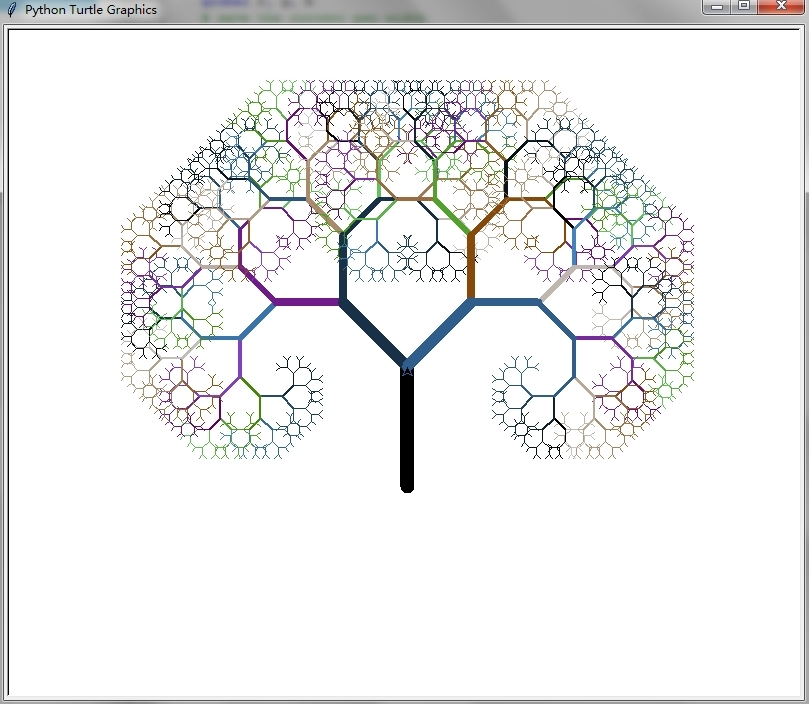

The Python source for this figure:
# 分形几何树
from turtle import *

# 设置色彩模式是RGB
colormode(255)

lt(90)

lv=14
l=120
s=45

width(lv)

# 初始化RGB颜色
r=0
g=0
b=0
pencolor(r,g,b)

penup()
bk(l)
pendown()
fd(l)

def draw_tree(l,level):
    global r,g,b
    # 保存当前笔刷宽度
    w=width()

    # narrow笔刷宽度
    width(w*3.0/4.0)
    r=r+1
    g=g+2
    b=b+3
    pencolor(r%200,g%200,b%200)

    l=3.0/4.0*l

    lt(s)
    fd(l)

    if level<lv:
        draw_tree(l,level+1)
    bk(l)
    rt(2*s)
    fd(l)

    if level<lv:
        draw_tree(l,level+1)
    bk(l)
    lt(s)

    # 保存之前笔刷宽度
    width(w)

speed("fastest")

# draw_tree(l,level),level默认为6,数字越大分形越简单
# fractal_geometry_tree.jpg,level为4
draw_tree(l,6)


done()
